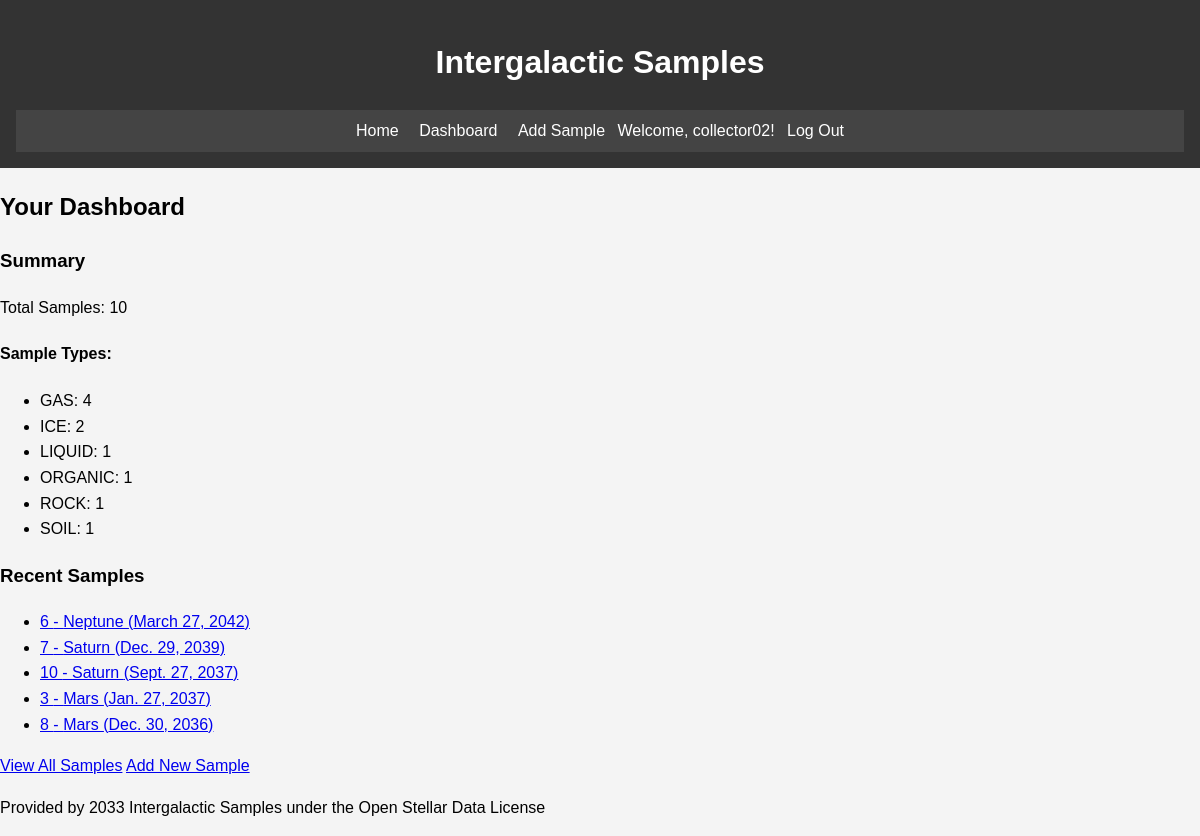
The app's page /dashboard/ (signed in) with its own data.
### samples/models.py (models this page shows, shortened)
class Sample(models.Model):
    SAMPLE_TYPES = [
        ('ROCK', 'Rock'),
        ('SOIL', 'Soil'),
        ('LIQUID', 'Liquid'),
        ('GAS', 'Gas'),
        ('ICE', 'Ice'),
        ('ORGANIC', 'Organic'),
    ]
    sample_id = models.IntegerField(unique=True, primary_key=True)
    planet = models.CharField(max_length=100)
    sample_type = models.CharField(max_length=20, choices=SAMPLE_TYPES)
    date_collected = models.DateField()
    description = models.TextField()
    mass = models.FloatField(help_text="Mass in grams")
    collector = models.ForeignKey(User, on_delete=models.CASCADE)
    class Meta:
        ordering = ['-date_collected']

### samples/views.py (the view)
# urls.py: path('dashboard/', views.user_dashboard, name='user_dashboard'),
@login_required
def user_dashboard(request):
    total_samples = Sample.objects.filter(collector=request.user).count()
    sample_types = Sample.objects.filter(collector=request.user).values('sample_type').annotate(count=Count('sample_type'))
    recent_samples = Sample.objects.filter(collector=request.user).order_by('-date_collected')[:5]
    context = {
        'total_samples': total_samples,
        'sample_types': sample_types,
        'recent_samples': recent_samples,
    }
    return render(request, 'samples/user_dashboard.html', context)

### samples/templates/samples/user_dashboard.html (shortened to what this page needs)
{% extends 'samples/base.html' %}
{% block content %}
    <h2>Your Dashboard</h2>
    <div class="dashboard-summary">
        <h3>Summary</h3>
        <p>Total Samples: {{ total_samples }}</p>
        <h4>Sample Types:</h4>
        <ul>
        {% for type in sample_types %}
            <li>{{ type.sample_type }}: {{ type.count }}</li>
        {% endfor %}
        </ul>
    </div>
    <div class="dashboard-recent">
        <h3>Recent Samples</h3>
        <ul>
        {% for sample in recent_samples %}
            <li>
                <a href="{% url 'sample_detail' pk=sample.pk %}">
                    {{ sample.sample_id }} - {{ sample.planet }} ({{ sample.date_collected }})
                </a>
            </li>
        {% empty %}
            <li>No samples collected yet.</li>
        {% endfor %}
        </ul>
    </div>
    <a href="{% url 'sample_list' %}" class="btn">View All Samples</a>
    <a href="{% url 'sample_create' %}" class="btn">Add New Sample</a>
{% endblock %}

### samples/templates/samples/base.html (shortened to what this page needs)
{% load static %}
<!DOCTYPE html>
<html lang="en">
    <head>
        <link rel="stylesheet" href="{% static 'samples/css/style.css' %}">
    </head>
<body>
    <header>
        <h1>Intergalactic Samples</h1>
        <nav>
            <a href="{% url 'sample_list' %}">Home</a>
            {% if user.is_authenticated %}
                <a href="{% url 'user_dashboard' %}">Dashboard</a>
                <a href="{% url 'sample_create' %}">Add Sample</a>
                <span>Welcome, {{ user.username }}!</span>
                <a href="{% url 'logout' %}">Log Out</a>
            {% else %}
                <a href="{% url 'login' %}">Log In</a>
                <a href="{% url 'register' %}">Register</a>
            {% endif %}
        </nav>
    </header>
    <main>
        {% block content %}
        {% endblock %}
    </main>
    <footer>
        <p>Provided by 2033 Intergalactic Samples under the Open Stellar Data License</p>
    </footer>
</body>
</html>

### samples/static/samples/css/style.css (style rules this page uses)
body { font-family: Arial, sans-serif; line-height: 1.6; margin: 0; padding: 0; background-color: #f4f4f4; }
header { background-color: #333; color: #fff; text-align: center; padding: 1rem; }
nav { background-color: #444; padding: 0.5rem; }
nav a { color: #fff; text-decoration: none; padding: 0.5rem; }

### records on screen
Sample: sample_id "6", planet "Neptune", date_collected "March 27, 2042"
Sample: sample_id "7", planet "Saturn", date_collected "Dec. 29, 2039"
Sample: sample_id "10", planet "Saturn", date_collected "Sept. 27, 2037"
Sample: sample_id "3", planet "Mars", date_collected "Jan. 27, 2037"
Sample: sample_id "8", planet "Mars", date_collected "Dec. 30, 2036"

### other values on screen
{{ user.username }} "collector02"
{{ total_samples }} "10"
{{ type.sample_type }} "GAS" "ICE" "LIQUID" "ORGANIC" "ROCK" "SOIL"
{{ type.count }} "4" "2" "1" "1" "1" "1"
